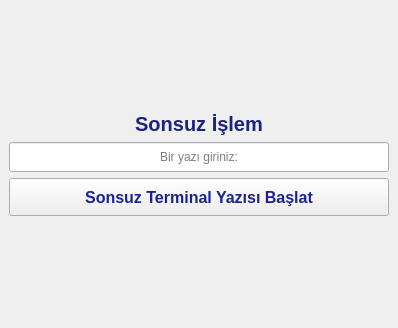
<?xml version="1.0" encoding="UTF-8"?>
<ui version="4.0">
 <class>MainWindow</class>
 <widget class="QMainWindow" name="MainWindow">
  <property name="geometry">
   <rect>
    <x>0</x>
    <y>0</y>
    <width>398</width>
    <height>328</height>
   </rect>
  </property>
  <property name="windowTitle">
   <string>MainWindow</string>
  </property>
  <widget class="QWidget" name="centralwidget">
   <layout class="QGridLayout" name="gridLayout_3">
    <item row="2" column="0">
     <layout class="QGridLayout" name="gridLayout_2">
      <item row="0" column="0">
       <widget class="QLineEdit" name="lineEdit">
        <property name="minimumSize">
         <size>
          <width>0</width>
          <height>30</height>
         </size>
        </property>
        <property name="alignment">
         <set>Qt::AlignCenter</set>
        </property>
        <property name="placeholderText">
         <string>Bir yazı giriniz:</string>
        </property>
       </widget>
      </item>
      <item row="1" column="0">
       <widget class="QPushButton" name="pushButton">
        <property name="minimumSize">
         <size>
          <width>0</width>
          <height>38</height>
         </size>
        </property>
        <property name="font">
         <font>
          <pointsize>12</pointsize>
          <weight>75</weight>
          <bold>true</bold>
         </font>
        </property>
        <property name="styleSheet">
         <string notr="true">color: rgb(27, 34, 147);</string>
        </property>
        <property name="text">
         <string>Sonsuz Terminal Yazısı Başlat</string>
        </property>
       </widget>
      </item>
     </layout>
    </item>
    <item row="1" column="0">
     <layout class="QGridLayout" name="gridLayout">
      <item row="0" column="0">
       <widget class="QLabel" name="label">
        <property name="font">
         <font>
          <pointsize>15</pointsize>
          <weight>75</weight>
          <bold>true</bold>
         </font>
        </property>
        <property name="styleSheet">
         <string notr="true">color: rgb(27, 34, 127);</string>
        </property>
        <property name="text">
         <string>Sonsuz İşlem</string>
        </property>
        <property name="alignment">
         <set>Qt::AlignCenter</set>
        </property>
       </widget>
      </item>
     </layout>
    </item>
    <item row="3" column="0">
     <spacer name="verticalSpacer">
      <property name="orientation">
       <enum>Qt::Vertical</enum>
      </property>
      <property name="sizeHint" stdset="0">
       <size>
        <width>20</width>
        <height>40</height>
       </size>
      </property>
     </spacer>
    </item>
    <item row="0" column="0">
     <spacer name="verticalSpacer_2">
      <property name="orientation">
       <enum>Qt::Vertical</enum>
      </property>
      <property name="sizeHint" stdset="0">
       <size>
        <width>20</width>
        <height>40</height>
       </size>
      </property>
     </spacer>
    </item>
   </layout>
  </widget>
 </widget>
 <resources/>
 <connections/>
</ui>
